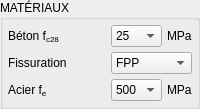
        <widget class="QGroupBox" name="groupBox_5">
         <property name="styleSheet">
          <string notr="true"/>
         </property>
         <property name="title">
          <string>MATÉRIAUX</string>
         </property>
         <layout class="QGridLayout" name="gridLayout_2" rowstretch="1,0,0" columnstretch="3,0,0">
          <property name="leftMargin">
           <number>5</number>
          </property>
          <property name="topMargin">
           <number>5</number>
          </property>
          <property name="rightMargin">
           <number>5</number>
          </property>
          <property name="bottomMargin">
           <number>5</number>
          </property>
          <property name="spacing">
           <number>5</number>
          </property>
          <item row="2" column="1">
           <widget class="QComboBox" name="cb_fe">
            <property name="maximumSize">
             <size>
              <width>16777215</width>
              <height>16777215</height>
             </size>
            </property>
            <property name="currentIndex">
             <number>1</number>
            </property>
            <item>
             <property name="text">
              <string>400</string>
             </property>
            </item>
            <item>
             <property name="text">
              <string>500</string>
             </property>
            </item>
           </widget>
          </item>
          <item row="0" column="0">
           <widget class="QLabel" name="lbl_fc28">
            <property name="text">
             <string>Béton f&lt;sub&gt;c28&lt;/sub&gt;</string>
            </property>
            <property name="textFormat">
             <enum>Qt::TextFormat::RichText</enum>
            </property>
            <property name="alignment">
             <set>Qt::AlignmentFlag::AlignLeading|Qt::AlignmentFlag::AlignLeft|Qt::AlignmentFlag::AlignVCenter</set>
            </property>
           </widget>
          </item>
          <item row="2" column="2">
           <widget class="QLabel" name="unite_5">
            <property name="text">
             <string>MPa</string>
            </property>
            <property name="class" stdset="0">
             <string>Unite</string>
            </property>
           </widget>
          </item>
          <item row="1" column="1" colspan="2">
           <widget class="QComboBox" name="cb_fis">
            <property name="maximumSize">
             <size>
              <width>16777215</width>
              <height>16777215</height>
             </size>
            </property>
            <property name="currentIndex">
             <number>0</number>
            </property>
            <item>
             <property name="text">
              <string>FPP</string>
             </property>
            </item>
            <item>
             <property name="text">
              <string>FP</string>
             </property>
            </item>
            <item>
             <property name="text">
              <string>FTP</string>
             </property>
            </item>
           </widget>
          </item>
          <item row="2" column="0">
           <widget class="QLabel" name="lbl_fe">
            <property name="text">
             <string>Acier f&lt;sub&gt;e&lt;/sub&gt;</string>
            </property>
            <property name="alignment">
             <set>Qt::AlignmentFlag::AlignLeading|Qt::AlignmentFlag::AlignLeft|Qt::AlignmentFlag::AlignVCenter</set>
            </property>
           </widget>
          </item>
          <item row="1" column="0">
           <widget class="QLabel" name="lbl_fis">
            <property name="text">
             <string>&lt;html&gt;&lt;head/&gt;&lt;body&gt;&lt;p&gt;Fissuration&lt;/p&gt;&lt;/body&gt;&lt;/html&gt;</string>
            </property>
            <property name="textFormat">
             <enum>Qt::TextFormat::RichText</enum>
            </property>
            <property name="alignment">
             <set>Qt::AlignmentFlag::AlignLeading|Qt::AlignmentFlag::AlignLeft|Qt::AlignmentFlag::AlignVCenter</set>
            </property>
           </widget>
          </item>
          <item row="0" column="1">
           <widget class="QComboBox" name="cb_fc28">
            <property name="maximumSize">
             <size>
              <width>16777215</width>
              <height>16777215</height>
             </size>
            </property>
            <property name="currentIndex">
             <number>1</number>
            </property>
            <item>
             <property name="text">
              <string>20</string>
             </property>
            </item>
            <item>
             <property name="text">
              <string>25</string>
             </property>
            </item>
            <item>
             <property name="text">
              <string>30</string>
             </property>
            </item>
            <item>
             <property name="text">
              <string>35</string>
             </property>
            </item>
            <item>
             <property name="text">
              <string>40</string>
             </property>
            </item>
            <item>
             <property name="text">
              <string>45</string>
             </property>
            </item>
            <item>
             <property name="text">
              <string>50</string>
             </property>
            </item>
            <item>
             <property name="text">
              <string>55</string>
             </property>
            </item>
            <item>
             <property name="text">
              <string>60</string>
             </property>
            </item>
           </widget>
          </item>
          <item row="0" column="2">
           <widget class="QLabel" name="unite_4">
            <property name="text">
             <string>MPa</string>
            </property>
            <property name="class" stdset="0">
             <string>Unite</string>
            </property>
           </widget>
          </item>
         </layout>
        </widget>
